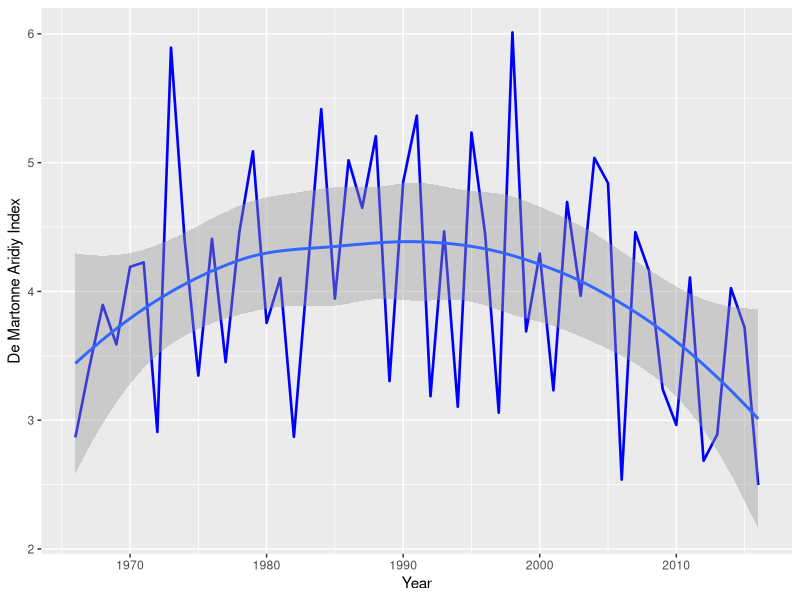
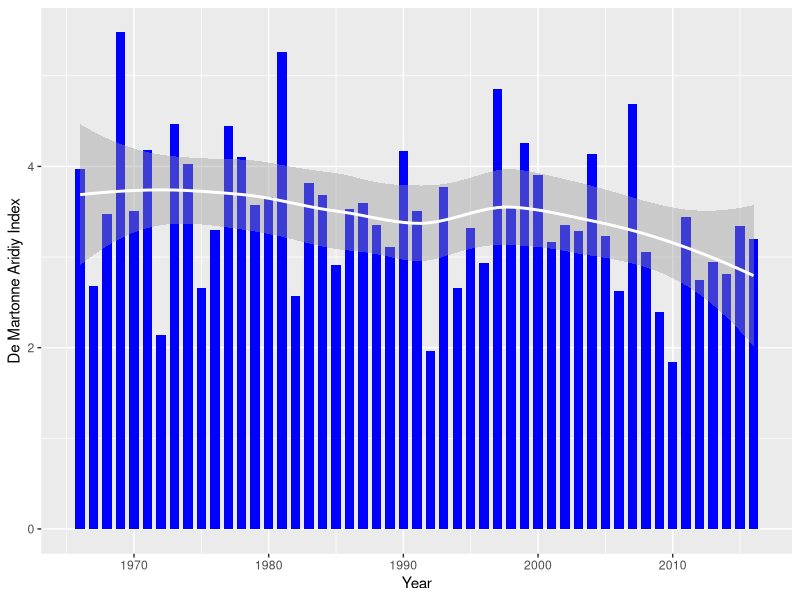
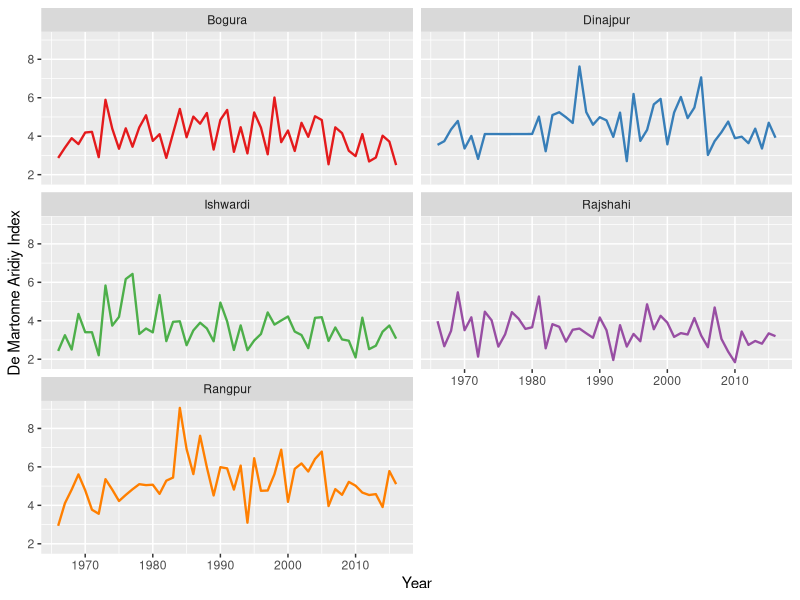
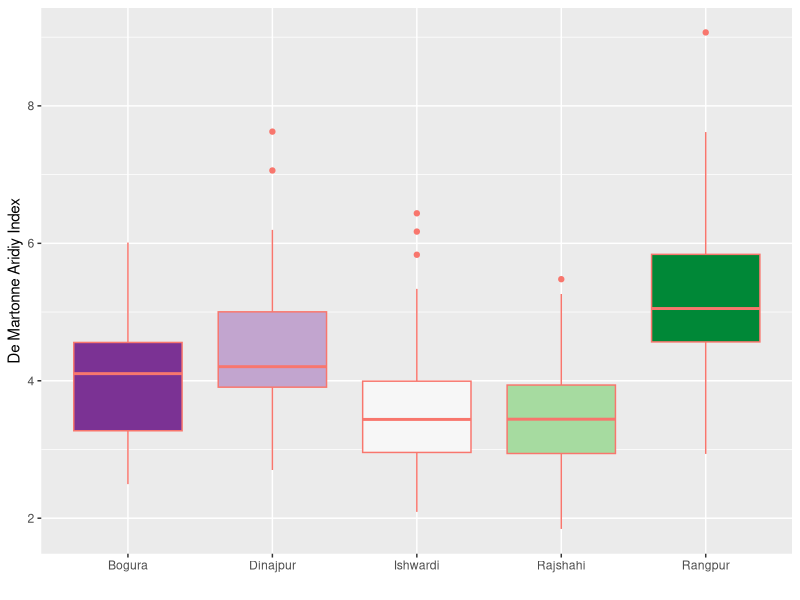
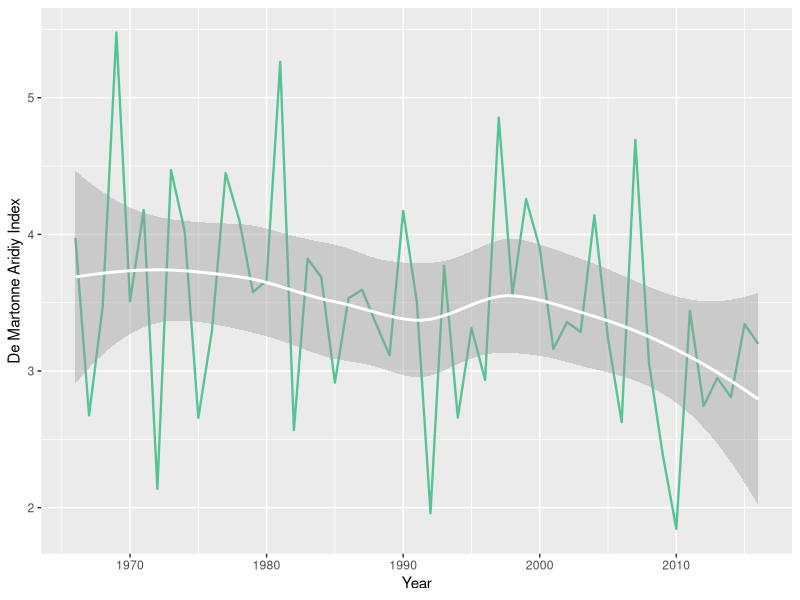
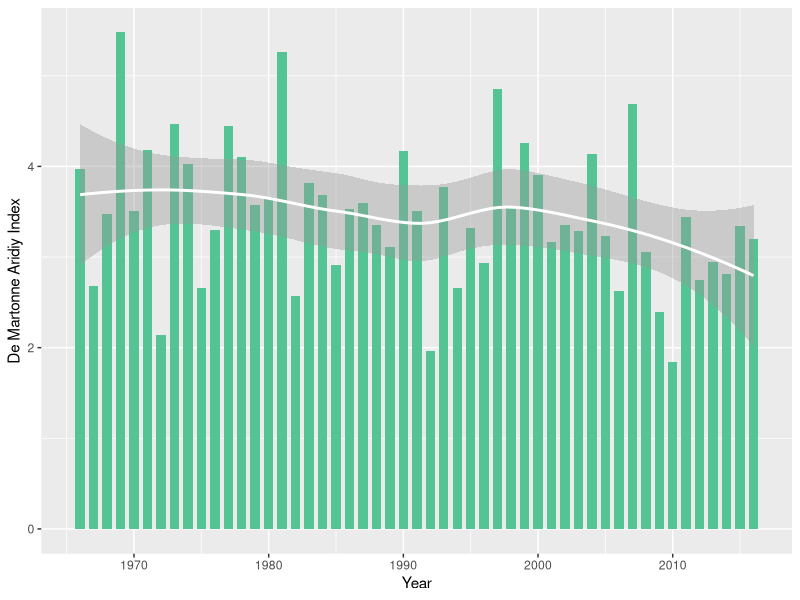
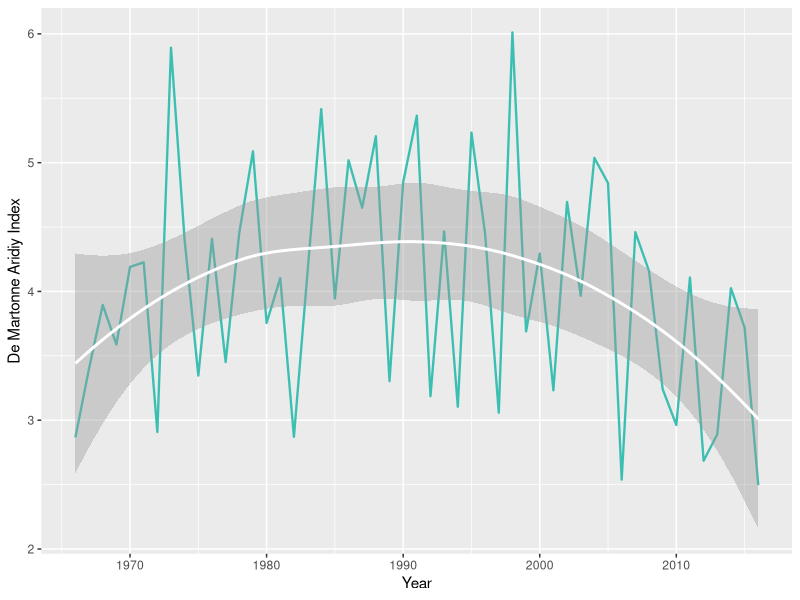
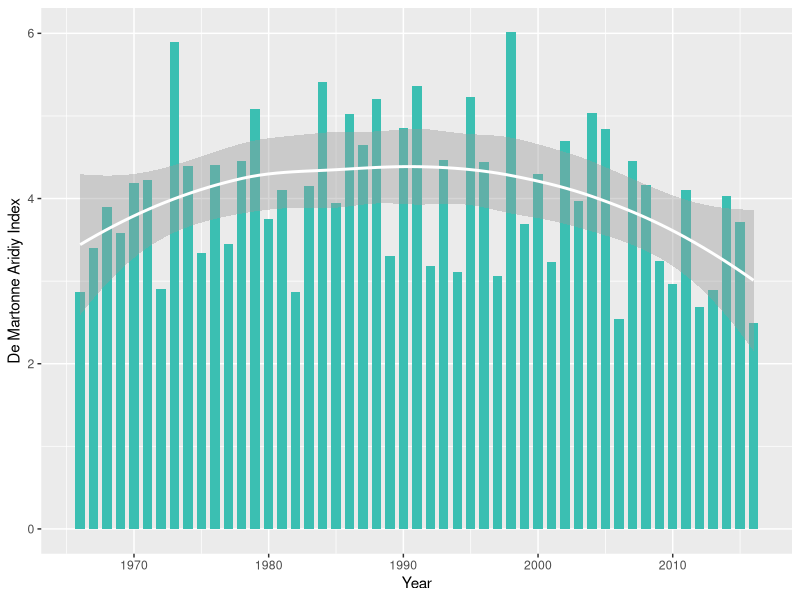

These charts were generated, in order, by the following R code:
library(tidyverse)
library(RColorBrewer)

idm <- read_csv("data/idm.csv") 

View(idm)

idm_tidy <- idm %>% pivot_longer(2:6, names_to = "region", values_to = "idm")

## Bogura

idm %>% ggplot(aes(x=Year, y = Bogura, group =1))+
  geom_line(size=0.9, color="blue")+
  labs(y="De Martonne Aridiy Index")+
  geom_smooth()


idm_tidy %>% filter(region=="Rajshahi") %>% 
  ggplot(aes(x=Year, y = idm))+
  geom_bar(stat="identity", fill="blue", width=0.7)+
  labs(y="De Martonne Aridiy Index")+
  geom_smooth(color="white")

col <- c("#54C495", "#3BBFB2", "#4CB6C7", "#75A9D0", "#9E9ACA")

dma <- function(r, col, col2){
  idm_tidy %>% filter(region==r) %>% 
    ggplot(aes(x=Year, y = idm, group =1))+
    geom_line(size=0.8, color=col)+
    labs(y="De Martonne Aridiy Index")+
  geom_smooth(color=col2)
  
  ggsave(filename = paste0("output/idm_",r,".png"), dpi = 300)
  
  ## Bar chart
  idm_tidy %>% filter(region==r) %>% 
    ggplot(aes(x=Year, y = idm))+
    geom_bar(stat="identity", fill=col, width=0.7)+
    labs(y="De Martonne Aridiy Index")+
    geom_smooth(color=col2)
  
  ggsave(filename = paste0("output/idm_bar_",r,".png"), dpi = 300)
}

dma("Rajshahi", col = "#54C495", col2 = "white")
dma("Bogura", col = "#3BBFB2", col2 = "white")
dma("Dinajpur", col = "#4CB6C7", col2 = "white")
dma("Ishwardi", col = "#75A9D0", col2 = "white")
dma("Rangpur", col = "#9E9ACA", col2 = "white")

## All in one plot

idm_tidy %>% ggplot(aes(x=Year, y = idm, color = region, group=1))+
  geom_line(size=0.8, show.legend = F)+
  facet_wrap(~region, nrow=3)+
  labs(y="De Martonne Aridiy Index")+
  scale_color_brewer(palette="Set1")

idm_tidy %>% ggplot(aes(x=region, y=idm, color = "blue", fill=region))+
  geom_boxplot(show.legend = FALSE)+
  labs(x="", y="De Martonne Aridiy Index")+
  scale_fill_brewer(palette="PRGn")
ggsave("output/idm_box.png", dpi = 300) 
